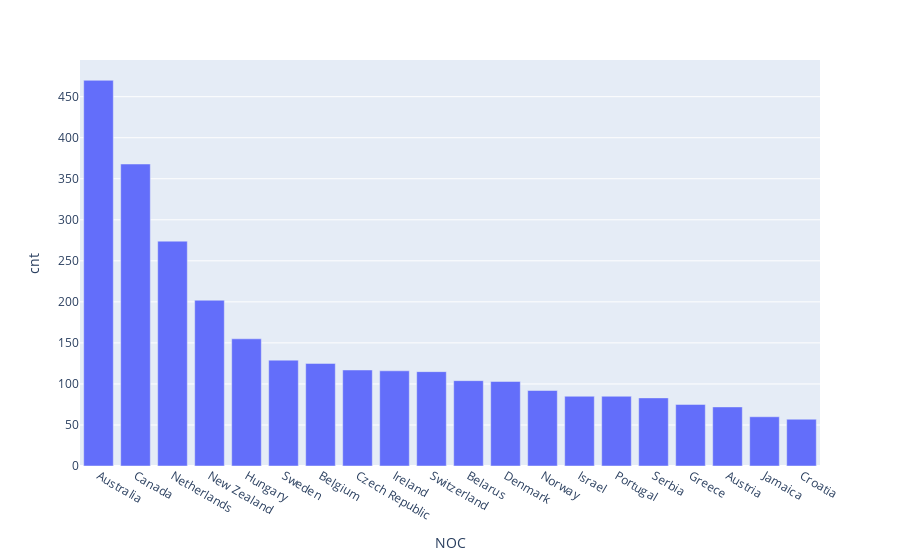

Write notebook code for a chart like this one.
### Code cell
athletes_per_mil = athletes_per_mil.sort_values('per_athlete').head(20)

# plot top 30 countries by athelete per 1 million population
fig = px.bar(athletes_per_mil.sort_values('cnt', ascending = False).head(20), 
             x="NOC", y='cnt', hover_data=['NOC'])


fig.show()

### Figure 1 — Plotly figure (JSON) as saved in the notebook; plotly's stock layout.template omitted (floating-point values rounded to 4 significant figures)
{"data": [{"alignmentgroup": "True", "customdata": [["Australia"], ["Canada"], ["Netherlands"], ["New Zealand"], ["Hungary"], ["Sweden"], ["Belgium"], ["Czech Republic"], ["Ireland"], ["Switzerland"], ["Belarus"], ["Denmark"], ["Norway"], ["Israel"], ["Portugal"], ["Serbia"], ["Greece"], ["Austria"], ["Jamaica"], ["Croatia"]], "hoverlabel": {"namelength": 0}, "hovertemplate": "NOC=%{customdata[0]}<br>cnt=%{y}", "legendgroup": "", "marker": {"color": "#636efa"}, "name": "", "offsetgroup": "", "orientation": "v", "showlegend": false, "textposition": "auto", "type": "bar", "x": ["Australia", "Canada", "Netherlands", "New Zealand", "Hungary", "Sweden", "Belgium", "Czech Republic", "Ireland", "Switzerland", "Belarus", "Denmark", "Norway", "Israel", "Portugal", "Serbia", "Greece", "Austria", "Jamaica", "Croatia"], "xaxis": "x", "y": [470, 368, 274, 202, 155, 129, 125, 117, 116, 115, 104, 103, 92, 85, 85, 83, 75, 72, 60, 57], "yaxis": "y"}], "layout": {"barmode": "relative", "legend": {"tracegroupgap": 0}, "margin": {"t": 60}, "xaxis": {"anchor": "y", "domain": [0, 1], "title": {"text": "NOC"}}, "yaxis": {"anchor": "x", "domain": [0, 1], "title": {"text": "cnt"}}}}
